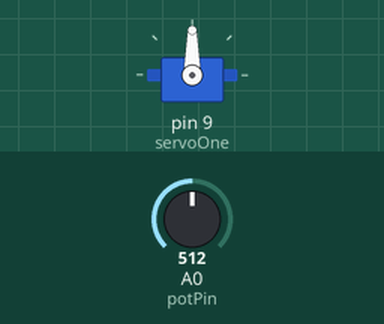
A sketch run on a simulated Arduino Uno, built with avr-gcc and run on an emulated ATmega328P. Shown: servo. Inputs (shaded band) come from the test bench; at power-on: A0 (potPin) = 512.

Above: at 1.2 s.
1.3 s: A0 (potPin) set to 716
At 1.7 s:
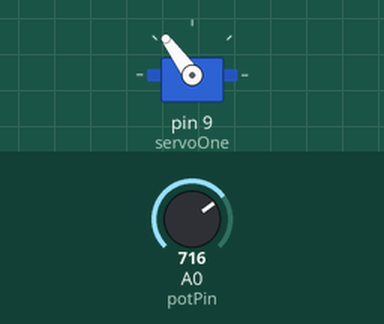
2.8 s: A0 (potPin) set to 900
At 3.1 s:
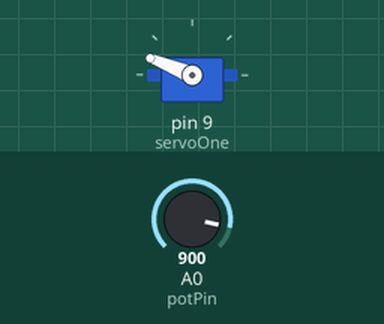
4.3 s: A0 (potPin) set to 1023
At 5.1 s:
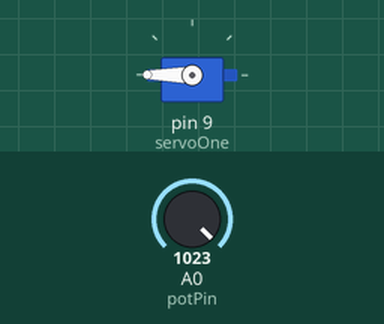
5.8 s: A0 (potPin) set to 306
At 6.5 s:
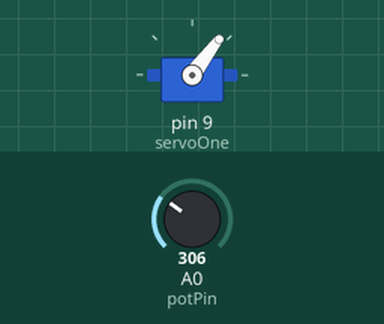
7.3 s: A0 (potPin) set to 122
At 8.5 s:
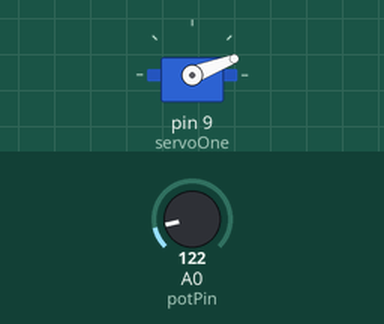
Timing chart, 0 to 9.8 s (numbered marks = the images above; inputs shaded):
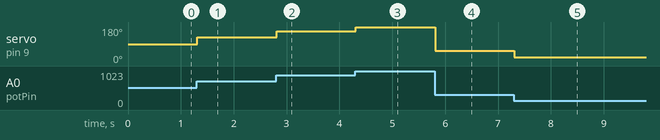

Measured:
- after the input at 1.3 s, servo on pin 9 (servoOne): 90° → 126° at once
- after the input at 2.8 s, servo on pin 9 (servoOne): 126° → 158° at once
- after the input at 4.3 s, servo on pin 9 (servoOne): 158° → 180° at once
- after the input at 5.8 s, servo on pin 9 (servoOne): 180° → 53° at once
- after the input at 7.3 s, servo on pin 9 (servoOne): 53° → 21° at once

The sketch:

main.ino
```cpp
//Uses a potentiometer to determine how a servo spins
//Created by Jakub Malhotra
//Created on November 2023

#include <Servo.h>

Servo servoOne;

int potPin = 0;
int value;
int angle;

void setup() {
    servoOne.attach(9);
}

void loop() {
    value = analogRead(potPin);

    angle = value / 5.68; // 1023 (max pot value) / 180 (max servo angle)

    servoOne.write(angle);
    delay(15);
}
```
